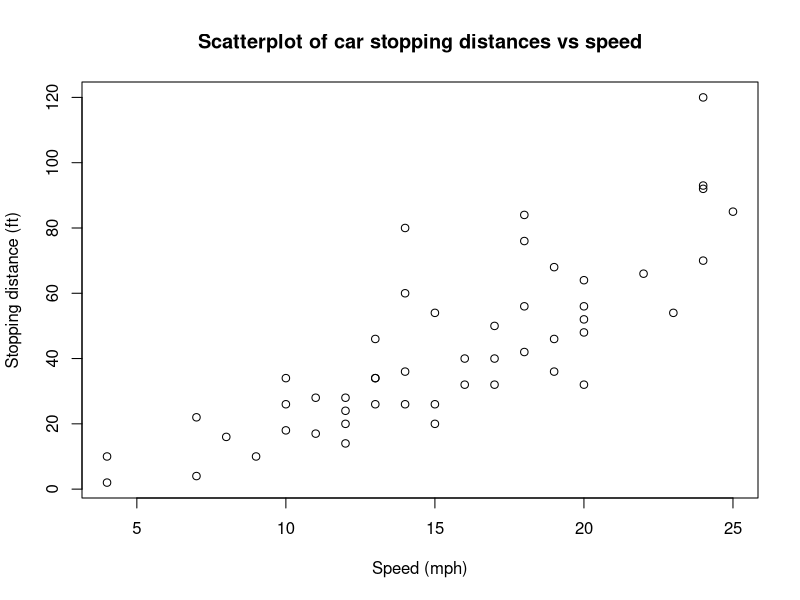

The R script that drew this image: (Note: this script raises an error after producing the figure.)
# Question 1
df <- data.frame(
    People = c("Tahir", "Jiaan", "Caleb", "Layla", "Chris"),
    Height = c(160, 170, 185, 140, 160)
)
head(df)

# Question 2
my_vector <- seq(from = 1, to = 1000, by = 1)
my_matrix <- matrix(1:100, nrow = 10, ncol = 10)
my_dataframe <- data.frame(name = rep(c("a", "b"), each = 10), value = 21:40)
my_list <- list(my_vector, my_matrix, my_dataframe)

my_vector[4]
my_matrix[7, 4]
my_dataframe[10, "name"]
my_list[[1]][5]

# Question 3
# Method 1 - print
print(200:300)

# Method 2 - for loop
for (i in 200:300) {
    print(i)
}

# Method 3 - sapply
values <- 200:300
values
sapply(values, print)

# Question 4
animals <- c("tiger", "lion", "badger", "fox", "rabbit", "fish", "dog", "octopus")
animals <- replace(animals, c(6, 8), c("squirrel", "horse"))
animals

# Question 5
data(cars)
plot(cars, xlab = "Speed (mph)", ylab = "Stopping distance (ft)", main = "Scatterplot of car stopping distances vs speed")

# Question 6
install.packages("dplyr")
library(dplyr)
data(starwars)
head(arrange(starwars, desc(height)), 1)
as.da
